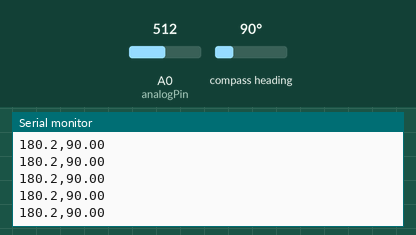
Simulated run of this sketch. Board: Arduino Uno, built with avr-gcc and run on an emulated ATmega328P. Shown: the last lines printed to the serial monitor. Inputs (shaded band) come from the test bench; at power-on: compass heading 90°, A0 (analogPin) = 512.

Above: at 1.2 s.
1.3 s: compass heading set to 7°
At 1.32 s:
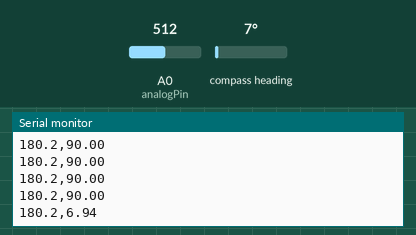
2.8 s: A0 (analogPin) set to 716
At 2.84 s:
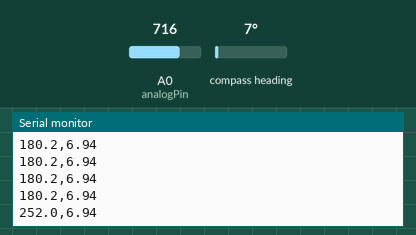
4.3 s: compass heading set to 90°
At 4.36 s:
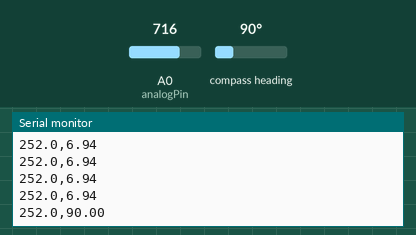
5.8 s: A0 (analogPin) set to 900
At 5.88 s:
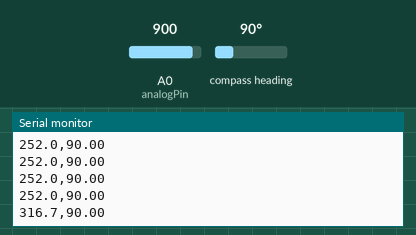
Timing chart, 0 to 8.3 s (numbered marks = the images above; inputs shaded):
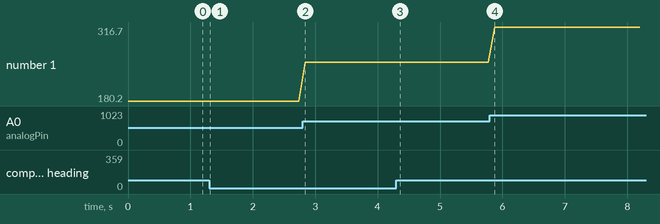

The sketch:

as5600.ino
```cpp
#include <Wire.h>
#include <AS5600.h>

// Analog Sensor 1
const int analogPin = A0;

// I2C sensor 2
AS5600 as5600;

void setup() {
  Serial.begin(115200);

  // Initialize I2C
  Wire.begin();

  // Initialize the I2C Sensor
  // as5600 lib func .begin() is to check if found
  if (!as5600.begin()) {
    Serial.println("Error: I2C Sensor (Sensor 2) not found!");
  }
  // not necessary but great for controlling what you get
  as5600.setDirection(AS5600_CLOCK_WISE);
}

void loop() {

  int analogRaw = analogRead(analogPin);
  // Convert 0-1023 to 0-360
  float angle1 = analogRaw * (360.0 / 1023.0);

  // Convert 4096 to 0-350
  float angle2 = as5600.readAngle() * (360.0 / 4096.0);


  Serial.print(angle1, 1);

  Serial.print(","); // Spacer

  Serial.println(angle2, 2); // 2 decimal places

  delay(100);
}
```

Measured:
- after the input at 1.3 s, the serial monitor: prints a new line at once (image 1)
- after the input at 2.8 s, the serial monitor: prints a new line at once (image 2)
- after the input at 4.3 s, the serial monitor: prints a new line after 0.05 s (image 3)
- after the input at 5.8 s, the serial monitor: prints a new line after 0.07 s (image 4)
- plotted number 1: 180.2 → 252 after the input at 2.8 s, 252 → 316.7 after the input at 5.8 s
